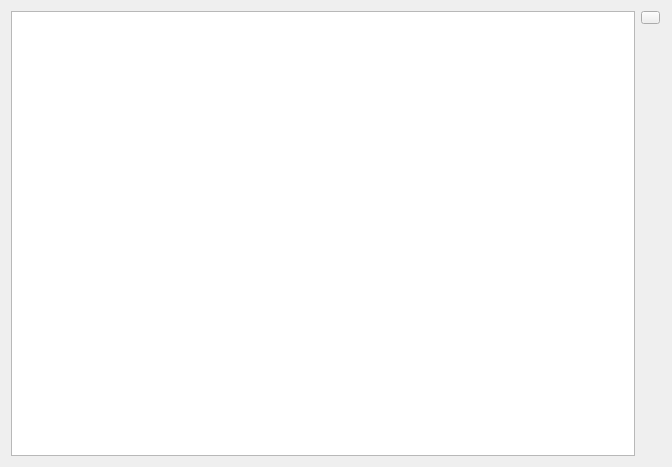
<?xml version="1.0" encoding="UTF-8"?>
<ui version="4.0">
 <class>PageDebugPrint</class>
 <widget class="QWidget" name="PageDebugPrint">
  <property name="geometry">
   <rect>
    <x>0</x>
    <y>0</y>
    <width>672</width>
    <height>467</height>
   </rect>
  </property>
  <property name="windowTitle">
   <string>Form</string>
  </property>
  <layout class="QVBoxLayout" name="verticalLayout_2">
   <item>
    <layout class="QHBoxLayout" name="horizontalLayout">
     <item>
      <widget class="VTextBrowser" name="consoleBrowser">
       <property name="font">
        <font>
         <family>DejaVu Sans Mono</family>
        </font>
       </property>
       <property name="lineWrapMode">
        <enum>QTextEdit::NoWrap</enum>
       </property>
      </widget>
     </item>
     <item>
      <layout class="QVBoxLayout" name="verticalLayout">
       <item>
        <widget class="QPushButton" name="clearButton">
         <property name="sizePolicy">
          <sizepolicy hsizetype="Fixed" vsizetype="Fixed">
           <horstretch>0</horstretch>
           <verstretch>0</verstretch>
          </sizepolicy>
         </property>
         <property name="font">
          <font>
           <pointsize>3</pointsize>
          </font>
         </property>
         <property name="toolTip">
          <string>清除控制台所有文本</string>
         </property>
         <property name="text">
          <string/>
         </property>
         <property name="icon">
          <iconset resource="../res.qrc">
           <normaloff>:/res/icons/Delete-96.png</normaloff>:/res/icons/Delete-96.png</iconset>
         </property>
        </widget>
       </item>
       <item>
        <spacer name="verticalSpacer">
         <property name="orientation">
          <enum>Qt::Vertical</enum>
         </property>
         <property name="sizeHint" stdset="0">
          <size>
           <width>20</width>
           <height>40</height>
          </size>
         </property>
        </spacer>
       </item>
      </layout>
     </item>
    </layout>
   </item>
  </layout>
 </widget>
 <customwidgets>
  <customwidget>
   <class>VTextBrowser</class>
   <extends>QTextEdit</extends>
   <header>widgets/vtextbrowser.h</header>
  </customwidget>
 </customwidgets>
 <resources>
  <include location="../res.qrc"/>
 </resources>
 <connections>
  <connection>
   <sender>clearButton</sender>
   <signal>clicked()</signal>
   <receiver>consoleBrowser</receiver>
   <slot>clear()</slot>
   <hints>
    <hint type="sourcelabel">
     <x>646</x>
     <y>24</y>
    </hint>
    <hint type="destinationlabel">
     <x>547</x>
     <y>75</y>
    </hint>
   </hints>
  </connection>
 </connections>
</ui>
